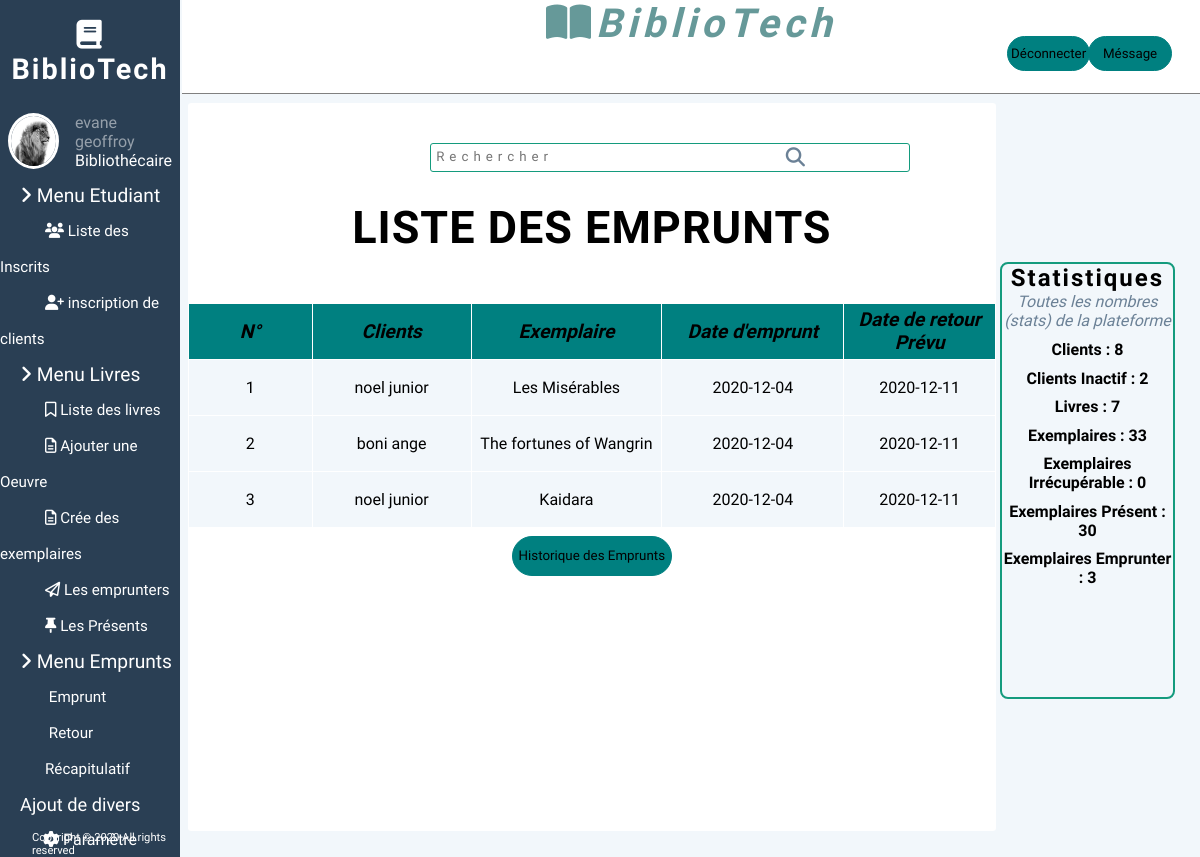
Page /Views/mauvais.php (signed in) on the committed database.
### tables this page shows
CREATE TABLE IF NOT EXISTS `emprunter` (
  `id` int NOT NULL AUTO_INCREMENT,
  `exemplaire_id` int NOT NULL,
  `users_id` int NOT NULL,
  `emprunt_date` date NOT NULL,
  `date_retour` date NOT NULL,
  `en_cour` tinyint(1) NOT NULL,
  PRIMARY KEY (`id`),
  KEY `fk_users_emprunt` (`users_id`),
  KEY `INDEX` (`exemplaire_id`,`users_id`) USING BTREE,
  KEY `fk_exemplaire_emprunt` (`exemplaire_id`)
);

CREATE TABLE IF NOT EXISTS `users` (
  `id` int NOT NULL AUTO_INCREMENT,
  `nom` varchar(200) NOT NULL,
  `prenom` varchar(300) NOT NULL,
  `email` varchar(300) NOT NULL,
  `born_date` date NOT NULL,
  `contact` int NOT NULL,
  `extension` varchar(20) NOT NULL,
  `user_structure` int NOT NULL,
  `matricule` varchar(100) NOT NULL,
  `actif` tinyint(1) NOT NULL,
  PRIMARY KEY (`id`),
  KEY `fk_structure_user` (`user_structure`)
);

CREATE TABLE IF NOT EXISTS `oeuvre` (
  `id` int NOT NULL AUTO_INCREMENT,
  `nom` varchar(10000) NOT NULL,
  `auteur_id` int NOT NULL,
  PRIMARY KEY (`id`),
  KEY `fk_auteur_oeuvre` (`auteur_id`)
);

### Views/mauvais.php (the view, shortened to what this page needs)
<?php
include("./parts/head.php");
include("../php/connexion.php");
$sql = "SELECT * FROM emprunter WHERE en_cour = true";
$result0 = mysqli_query($conn, $sql);
$books = mysqli_fetch_all($result0, MYSQLI_ASSOC);
$i = 1;
include("./parts/section/nav.php");
include("./parts/section/header.php"); ?>
<div class="contain">
    <?php include("./parts/section/search.php"); ?>
    <h1 class="header">Liste des Emprunts</h1><br>
    <div class="tableau">
        <table>
            <tr>
                <th>N°</th>
                <th>Clients</th>
                <th>Exemplaire</th>
                <th>Date d'emprunt</th>
                <th>Date de retour Prévu</th>
            </tr>
            <?php foreach ($books as $book) { ?>
                <tr>
                    <td><?php echo $i++; ?></td>
                    <td><?php $req = $connexion->prepare('SELECT * FROM users WHERE id = :id_structure');
                        $req->execute(['id_structure' => $book['users_id']]);
                        $res = $req->fetch();
                        echo $res['nom'] . ' ' . $res['prenom']; ?></td>
                    <td><?php $req = $connexion->prepare('SELECT * FROM exemplaires WHERE id = :id_structure');
                        $req->execute(['id_structure' => $book['exemplaire_id']]);
                        $res = $req->fetch();
                        $req0 = $connexion->prepare('SELECT * FROM oeuvre WHERE id = :id_structure');
                        $req0->execute(['id_structure' => $res['oeuvre_exem_id']]);
                        $res0 = $req0->fetch();
                        echo $res0['nom'];  ?></td>
                    <td><?php echo $book['emprunt_date']; ?></td>
                    <td><?php echo $book['date_retour']; ?></td>
                </tr>
            <?php } ?>
        </table>
        <button type="histoire"><a href="./historique.php">Historique des Emprunts</a></button>
    </div>
</div>
<?php
include("./parts/section/float.php");
include("./parts/foot.php"); ?>

### Static/css/style.css (style rules this page uses)
* { margin: 0; padding: 0; box-sizing: border-box; font-family: "Mukta", sans-serif; }
body { background-color: #f2f7fb; }
.contain { background-color: white; border: 0px solid white; border-radius: 0.2rem; width: 67.36%; height: 85%; position: absolute; right: 17%; left: 15.64%; top: 12%; overflow: auto; }
a { text-decoration: none; }
.tableau { display: flex; justify-content: center; flex-wrap: wrap; }
table, td, th, tr { width: 60rem; height: 3.5rem; border-collapse: collapse; text-align: center; }
th { border: 1px solid white; background-color: teal; font-size: 1.2rem; font-style: italic; }
td, tr { background-color: #f2f7fb; border: 1px solid white; }

### Static/css/formulaire.css (style rules this page uses)
* { margin: 0; padding: 0; font-family: "Mukta", sans-serif; }
body { background-color: #f2f7fb; z-index: 1000; }
h1 { letter-spacing: 5px; }
button a { text-decoration: none; color: black; }
button[type="histoire"] { height: 2.5rem; width: 10rem; border: 1px solid teal; background-color: teal; border-radius: 2rem; margin: 0.5rem; }

### Static/css/carte.css (style rules this page uses)
h1.header { text-align: center; font-size: 45px; margin: 25px 0 30px 0; text-transform: uppercase; letter-spacing: 1px; }

### rows in the picture
emprunter: users.nom "noel", users.prenom "junior", oeuvre.nom "Les Misérables", emprunt_date "2020-12-04", date_retour "2020-12-11"
emprunter: users.nom "boni", users.prenom "ange", oeuvre.nom "The fortunes of Wangrin", emprunt_date "2020-12-04", date_retour "2020-12-11"
emprunter: users.nom "noel", users.prenom "junior", oeuvre.nom "Kaidara", emprunt_date "2020-12-04", date_retour "2020-12-11"

### other values in the picture
$_SESSION['name']['nom'] "evane"
$_SESSION['name']['prenom'] "geoffroy"
$i "8"
$i "2"
$i "7"
$i "33"
$i "0"
$i "30"
$i "3"
